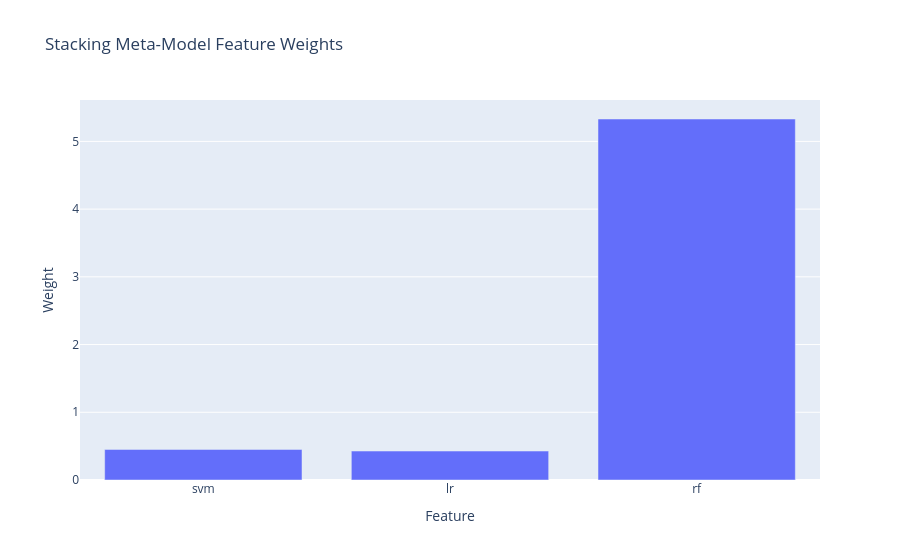

The notebook cell saved with this chart:
### Markdown cell above
## Meta-model coefficient importance

### Code cell
meta_model = stack_model.final_estimator_

feature_names = ["svm", "lr", "rf"]

weights = meta_model.coef_[0]

fig = px.bar(
    x=feature_names, 
    y=weights,
    labels={'x': 'Feature', 'y': 'Weight'},
    title="Stacking Meta-Model Feature Weights"
)

fig.show()

### Figure 1 — Plotly figure (JSON) as saved in the notebook; plotly's stock layout.template omitted (floating-point values rounded to 4 significant figures)
{"data": [{"hovertemplate": "Feature=%{x}<br>Weight=%{y}<extra></extra>", "legendgroup": "", "marker": {"color": "#636efa", "pattern": {"shape": ""}}, "name": "", "orientation": "v", "showlegend": false, "textposition": "auto", "type": "bar", "x": ["svm", "lr", "rf"], "xaxis": "x", "y": [0.4514, 0.4275, 5.331], "yaxis": "y"}], "layout": {"barmode": "relative", "legend": {"tracegroupgap": 0}, "title": {"text": "Stacking Meta-Model Feature Weights"}, "xaxis": {"anchor": "y", "domain": [0, 1], "title": {"text": "Feature"}}, "yaxis": {"anchor": "x", "domain": [0, 1], "title": {"text": "Weight"}}}}
